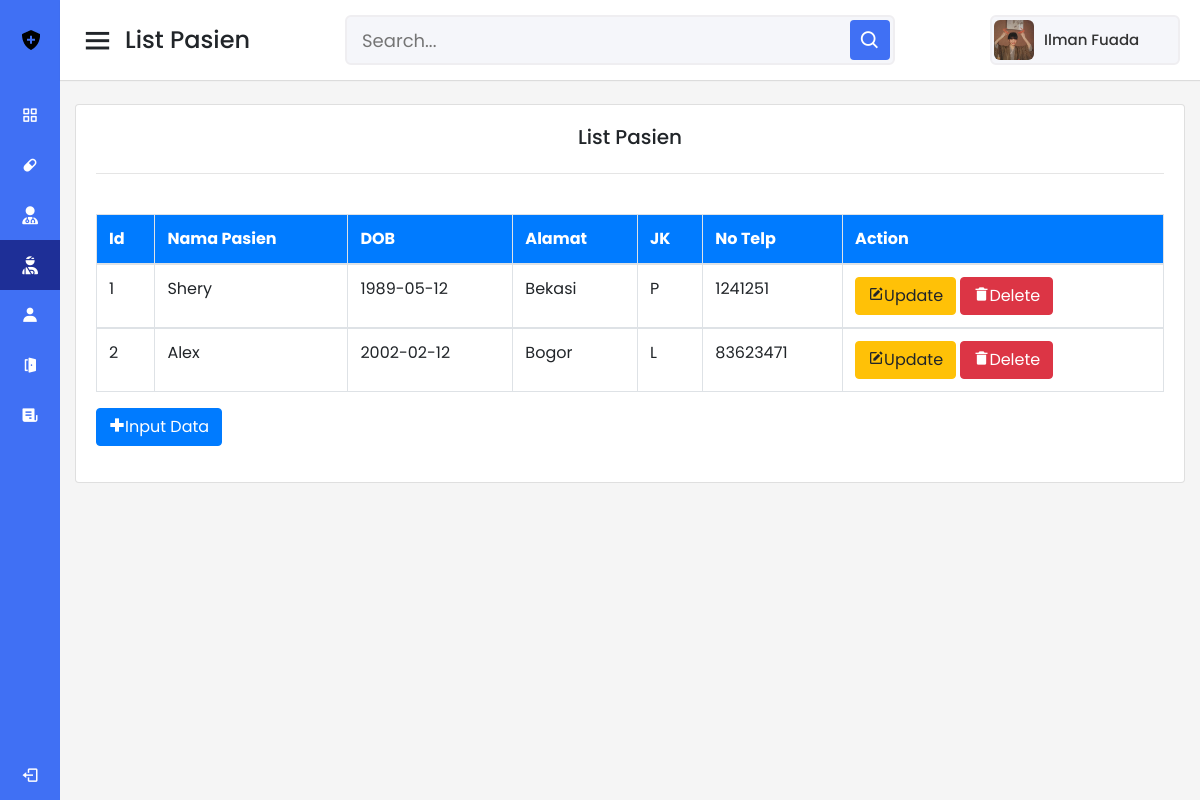
The app's page /pasien.php with its own data.
### tables this page shows
CREATE TABLE `pasien` (
  `id_pasien` int(11) NOT NULL AUTO_INCREMENT,
  `nama_pasien` varchar(50) DEFAULT NULL,
  `tgl_lahir` date DEFAULT NULL,
  `alamat` varchar(50) DEFAULT NULL,
  `jk` char(1) DEFAULT NULL,
  `no_telp` int(14) DEFAULT NULL,
  PRIMARY KEY (`id_pasien`)
);

### pasien.php (the view, shortened to what this page needs)
<!DOCTYPE html>
<html lang="en">
<head>
  <link rel="stylesheet" href="dash.css">
  <link href='https://unpkg.com/boxicons@2.0.7/css/boxicons.min.css' rel='stylesheet'>
  <link rel="stylesheet" href="https://cdnjs.cloudflare.com/ajax/libs/font-awesome/6.2.1/css/all.min.css">
  <link rel="stylesheet" href="https://cdn.jsdelivr.net/npm/bootstrap@4.6.2/dist/css/bootstrap.min.css">
</head>
<body>
  <div class="sidebar">
    <div class="logo-details">
      <img src="gambar/shield-solid.png" alt="" class="mr-3 ml-2">
      <span class="logo_name">DOKi</span>
    </div>
    <ul class="nav-links">
      <li>
        <a href="dashboard.html">
          <i class='bx bx-grid-alt' ></i>
          <span class="links_name">Dashboard</span>
        </a>
      </li>
      <li>
        <a href="obat.php">
          <i class='bx bxs-capsule'></i>
          <span class="links_name">Informasi Obat</span>
        </a>
      </li>
      <li>
        <a href="dokter.php">
          <i class="fa-solid fa-user-doctor"></i>
          <span class="links_name">Informasi Dokter</span>
        </a>
      </li>
      <li>
        <a href="pasien.php" class="active">
          <i class="fa-solid fa-user-injured"></i>
          <span class="links_name">Informasi Pasien</span>
        </a>
      </li>
      <li>
        <a href="perawat.php">
          <i class='bx bxs-user'></i>
          <span class="links_name">Informasi Perawat</span>
        </a>
      </li>
      <li>
        <a href="kamar.php">
          <i class='bx bxs-door-open'></i>
          <span class="links_name">Informasi Kamar</span>
        </a>
      </li>
      <li>
        <a href="medis.php">
          <i class='bx bxs-receipt'></i>
          <span class="links_name">Riwayat Rekam Medis</span>
        </a>
      </li>
      <li class="log_out">
        <a href="index.html">
          <i class='bx bx-log-out'></i>
          <span class="links_name">Log out</span>
        </a>
      </li>
    </ul>
  </div>
  <section class="home-section">
    <nav>
      <div class="sidebar-button">
        <i class='bx bx-menu sidebarBtn'></i>
        <span class="dashboard">List Pasien</span>
      </div>
      <div class="search-box">
        <input type="text" placeholder="Search...">
        <i class='bx bx-search' ></i>
      </div>
      <div class="profile-details">
        <img src="gambar/potrait.jpg" alt="">
        <span class="admin_name">Ilman Fuada</span>
      </div>
    </nav>
    <div class="home-content">
      <div class="container">
        <div class="card">
          <div class="card-body">
            <h5 class="card-title mb-4" style="text-align: center;">List Pasien</h5>
            <hr>
            <?php
            include "koneksi.php";
            ?>
            <table class="table table-bordered table-hover">
              <br>
              <thead class="bg-primary text-white">
                <tr>
                  <th>Id</th>
                  <th>Nama Pasien</th>
                  <th>DOB</th>
                  <th>Alamat</th>
                  <th>JK</th>
                  <th>No Telp</th>
                  <th>Action</th>
                </tr>
              </thead>
              <?php
              include "koneksi.php";
              $sql="select*from pasien order by id_pasien desc";
              $hasil=mysqli_query($kon,$sql);
              $no=0;
              while ($data = mysqli_fetch_array($hasil)) {
                $no++;
                ?>
                <tbody>
                  <tr>
                    <td><?php echo $no;?></td>
                    <td><?php echo $data["nama_pasien"]; ?></td>
                    <td><?php echo $data["tgl_lahir"]; ?></td>
                    <td><?php echo $data["alamat"]; ?></td>
                    <td><?php echo $data["jk"]; ?></td>
                    <td><?php echo $data["no_telp"]; ?></td>
                    <td>
                      <a href="pasienu.php?id_pasien=<?php echo htmlspecialchars($data['id_pasien']); ?>" class="btn btn-warning" role="button"><i class='bx bxs-edit'></i>Update</a>
                      <a href="<?php echo htmlspecialchars($_SERVER["PHP_SELF"]); ?>?id_pasien=<?php echo $data['id_pasien']; ?>" class="btn btn-danger" role="button"><i class='bx bxs-trash-alt'></i>Delete</a>
                    </td>
                  </tr>
                </tbody>
                <?php
              }
              ?>
            </table>
            <a href="pasienc.php" class="btn btn-primary mb-3" role="button"><i class='bx bx-plus-medical' ></i>Input Data</a>
          </div>
        </div>
      </div>
    </div>
  </section>
</body>
</html>

### dash.css (style rules this page uses)
* { margin: 0; padding: 0; box-sizing: border-box; font-family: 'Poppins', sans-serif; }
.sidebar { position: fixed; height: 100%; width: 240px; background: #4070f4; transition: all 0.5s ease; }
.sidebar .logo-details { height: 80px; display: flex; align-items: center; margin-left: 11px; }
.sidebar .logo-details .logo_name { color: #fff; font-size: 24px; font-weight: 500; font-family: viga; }
.sidebar .nav-links { margin-top: 10px; }
.sidebar .nav-links li { position: relative; list-style: none; height: 50px; }
.sidebar .nav-links li a { height: 100%; width: 100%; display: flex; align-items: center; text-decoration: none; transition: all 0.4s ease; }
.sidebar .nav-links li a.active { background: #1E2F97; }
.sidebar .nav-links li i { min-width: 60px; text-align: center; font-size: 18px; color: #fff; }
.sidebar .nav-links li a .links_name { color: #fff; font-size: 15px; font-weight: 400; white-space: nowrap; }
.sidebar .nav-links .log_out { position: absolute; bottom: 0; width: 100%; }
.home-section { position: relative; background: #f5f5f5; min-height: 100vh; width: calc(100% - 240px); left: 240px; transition: all 0.5s ease; }
.home-section nav { display: flex; justify-content: space-between; height: 80px; background: #fff; display: flex; align-items: center; position: fixed; width: calc(100% - 240px); left: 240px; z-index: 100; padding: 0 20px; box-shadow: 0 1px 1px rgba(0, 0, 0, 0.1); transition: all 0.5s ease; }
.home-section nav .sidebar-button { display: flex; align-items: center; font-size: 24px; font-weight: 500; }
nav .sidebar-button i { font-size: 35px; margin-right: 10px; }
.home-section nav .search-box { position: relative; height: 50px; max-width: 550px; width: 100%; margin: 0 20px; }
nav .search-box input { height: 100%; width: 100%; outline: none; background: #F5F6FA; border: 2px solid #EFEEF1; border-radius: 6px; font-size: 18px; padding: 0 15px; }
nav .search-box .bx-search { position: absolute; height: 40px; width: 40px; background: #4070f4; right: 5px; top: 50%; transform: translateY(-50%); border-radius: 4px; line-height: 40px; text-align: center; color: #fff; font-size: 22px; transition: all 0.4 ease; }
.home-section nav .profile-details { display: flex; align-items: center; background: #F5F6FA; border: 2px solid #EFEEF1; border-radius: 6px; height: 50px; min-width: 190px; padding: 0 15px 0 2px; }
nav .profile-details img { height: 40px; width: 40px; border-radius: 6px; object-fit: cover; }
nav .profile-details .admin_name { font-size: 15px; font-weight: 500; color: #333; margin: 0 10px; white-space: nowrap; }
.home-section .home-content { position: relative; padding-top: 104px; }
@media (max-width: 1240px) { .sidebar { width: 60px; } }
@media (max-width: 1240px) { .home-section { width: calc(100% - 60px); left: 60px; } }
@media (max-width: 1240px) { .home-section nav { width: calc(100% - 60px); left: 60px; } }

### records on screen
pasien: nama_pasien "Shery", tgl_lahir "1989-05-12", alamat "Bekasi", jk "P", no_telp "1241251"
pasien: nama_pasien "Alex", tgl_lahir "2002-02-12", alamat "Bogor", jk "L", no_telp "83623471"
